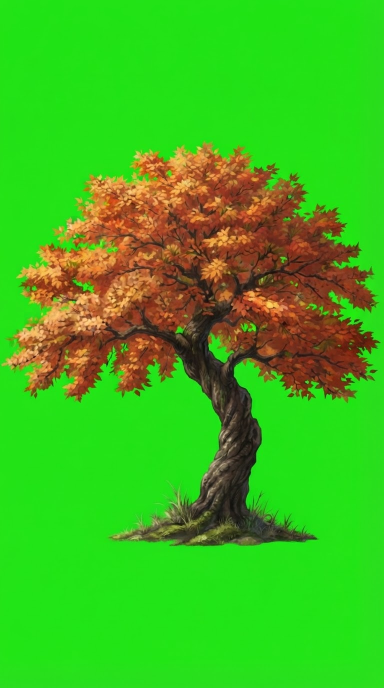
#> input picture design/season_tree/generated/tree_autumn_1.jpg, 768 x 1376 px (shown at 1/2 size); its folder holds only this picture in this run
$ python process_art.py
#> lines starting #> are read from the running program, lines starting #| are printed output that depends on the picture; after the words box and inside, x2 and y2 are one past the last pixel; in counts of white or black regions, pixels touching at a corner belong together
### design/season_tree/tools/keylib.py
"""Green-screen keying helpers for the season-tree art.

The generated images sit on a green background that is NOT exactly #00FF00 and differs from image to
image (e.g. (49,213,39) on tree_winter_2), so the background colour is estimated per image from the
strongly green pixels along the border. alpha comes from the distance to that colour (the darker,
duller moss / leaf greens of the tree are far from it and are kept), the colour of the soft edge is
un-mixed from the background, and a 2 px band along the cut-out has its green dominance clamped so no
green or white halo is left on the player screen.
"""
import numpy as np
from PIL import Image, ImageFilter


def _smoothstep(x, lo, hi):
    t = np.clip((x - lo) / float(hi - lo), 0.0, 1.0)
    return t * t * (3 - 2 * t)


def estimate_bg(rgb):
    h, w, _ = rgb.shape
    m = max(4, int(min(h, w) * 0.04))
    border = np.concatenate([rgb[:m].reshape(-1, 3), rgb[-m:].reshape(-1, 3),
                             rgb[:, :m].reshape(-1, 3), rgb[:, -m:].reshape(-1, 3)])
    green = border[(border[:, 1] - np.maximum(border[:, 0], border[:, 2])) > 100]
    if len(green) < 200:
        flat = rgb.reshape(-1, 3)
        green = flat[(flat[:, 1] - np.maximum(flat[:, 0], flat[:, 2])) > 100]
    return np.median(green, axis=0).astype(np.float32)


def key_green(img, lo=45.0, hi=115.0, halo_px=2, halo_extra=10.0, unmix=True, choke=0, clamp=True):
    rgb = np.asarray(img.convert("RGB")).astype(np.float32)
    bg = estimate_bg(rgb)
#> bg = [38, 225, 26]
    dist = np.sqrt(((rgb - bg) ** 2).sum(axis=-1))
    alpha = _smoothstep(dist, lo, hi)

    # colour of the semi-transparent edge: remove the background contribution
    a = np.clip(alpha, 1e-3, 1.0)[..., None]
    fg = np.clip((rgb - (1.0 - a) * bg) / a, 0, 255)
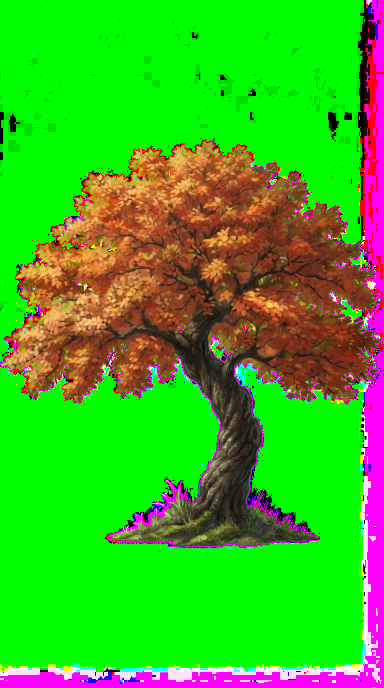
#> fg: shape (1376, 768, 3) float32 (shown at 1/2 size); mean R, G, B 63.2, 180.2, 34
    edge = (alpha < 0.999)[..., None]
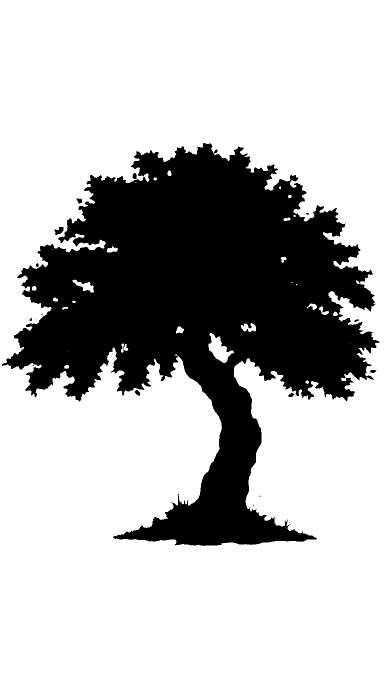
#> edge: shape (1376, 768, 1) bool (shown at 1/2 size); 72.4% white; 23 black regions (13 under 20 px), largest, box (x1, y1, x2, y2) and area: (4, 286, 759, 1092) 291286, (109, 454, 127, 470) 178, (265, 346, 273, 358) 80
    out = np.where(edge, fg, rgb) if unmix else rgb.copy()

    if choke > 0:
        # eat the feathered, background-tinted rim: erode the matte by `choke` px, then soften it a little
        m = Image.fromarray(((alpha >= 0.5) * 255).astype(np.uint8))
        m = m.filter(ImageFilter.MinFilter(choke * 2 + 1)).filter(ImageFilter.GaussianBlur(1.2))
        alpha = alpha * (np.asarray(m).astype(np.float32) / 255.0)

    # choke 1 px and clamp green dominance in a thin band along the cut-out edge (halo removal)
    a_img = Image.fromarray((alpha * 255).astype(np.uint8))
    transparent = np.asarray(a_img.point(lambda v: 255 if v < 128 else 0))
#> transparent: shape (1376, 768); 71.5% white; 12 black regions (5 under 20 px), largest, box (x1, y1, x2, y2) and area: (3, 284, 761, 1092) 301110, (107, 453, 128, 471) 241, (151, 396, 165, 411) 142
    k = halo_px * 2 + 1
    near = np.asarray(Image.fromarray(transparent).filter(ImageFilter.MaxFilter(k))) > 0
#> near: shape (1376, 768) bool; 73.4% white; 8 black regions (3 under 20 px), largest, box (x1, y1, x2, y2) and area: (6, 288, 754, 1090) 280437, (111, 455, 126, 468) 93, (582, 352, 594, 361) 75, (156, 399, 163, 407) 36, (272, 782, 278, 789) 21
    r, g, b = out[..., 0], out[..., 1], out[..., 2]
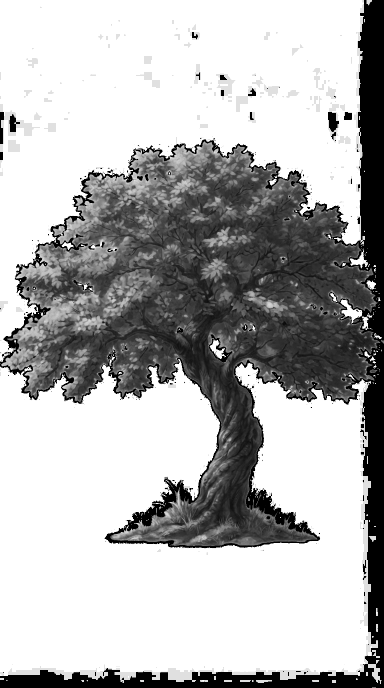
#> g: shape (1376, 768) float32 (shown at 1/2 size); min 0, max 255, mean 179.7
    limit = np.maximum(r, b) + halo_extra
    g2 = np.where(near & clamp, np.minimum(g, limit), g)
    out = np.stack([r, g2, b], axis=-1)
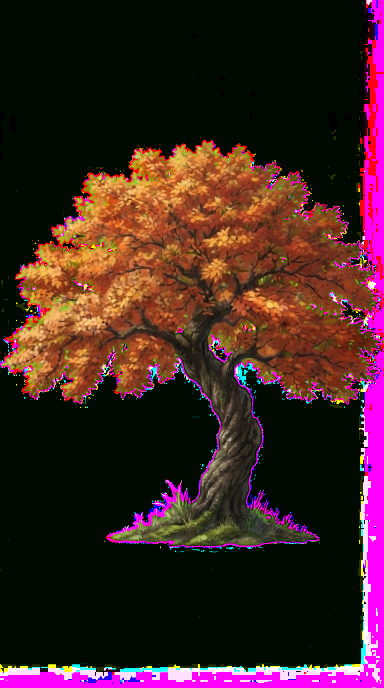
#> out: shape (1376, 768, 3) float32 (shown at 1/2 size); mean of channels 0, 1, 2 63.2, 35.3, 34; drawn as R, G, B
    if unmix:
        alpha = np.clip((alpha - 0.12) / 0.88, 0, 1)

    res = np.dstack([np.clip(out, 0, 255), alpha * 255.0]).astype(np.uint8)
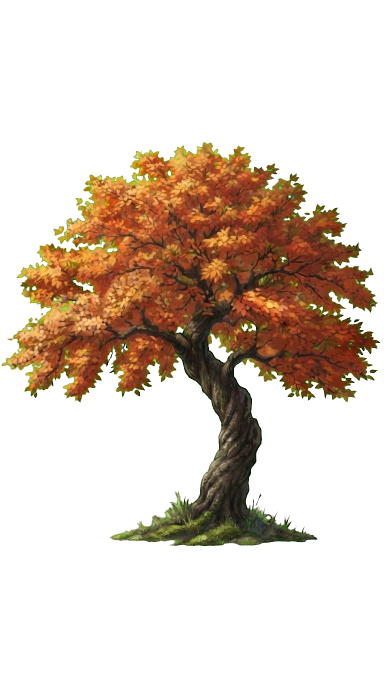
#> res: shape (1376, 768, 4) (shown at 1/2 size); mean of channels 0, 1, 2, 3 63.1, 35.3, 33.9, 72.6; transparent parts drawn white
    return Image.fromarray(res, "RGBA")


def alpha_bbox(img, thr=128):
#> called with thr = 128
    a = np.asarray(img.split()[-1])
#> a: shape (1376, 768)
    ys, xs = np.where(a >= thr)
    if len(xs) == 0:
        return None
    return int(xs.min()), int(ys.min()), int(xs.max()) + 1, int(ys.max()) + 1

### design/season_tree/tools/process_art.py
#!/usr/bin/env python3
"""Cut out and normalise the season-tree art.   usage: python3 tools/process_art.py [trees|grounds|fx|all]

Reads   design/season_tree/generated/*.jpg   (art on a green screen)
Writes  design/season_tree/processed/*.png   (transparent, final sizes)

trees   -> tree_<season>_<n>.png     768x768, aligned by the TRUNK BASE (ground contact + base centre), so the
                                     trunk does not jump when the state changes. The 1024x1024 sources share one
                                     framing (x centre 548); the three portrait 768x1376 sources (autumn 1/3/5)
                                     are drawn smaller and are scaled up by PORTRAIT_SCALE (matched on the mound
                                     width of tree_autumn_2).
grounds -> ground_<season>_<n>.png   1080x240 strip, bottom aligned, 5% cropped off both ends (white glow)
fx      -> fx_<name>_keyed.png       square 256x256 single sprite (input for the sprite-sheet step)
"""
import glob
import os
import sys

import numpy as np
from PIL import Image

sys.path.insert(0, os.path.dirname(__file__))
from keylib import key_green, alpha_bbox  # noqa: E402

ROOT = os.path.dirname(os.path.dirname(os.path.abspath(__file__)))
SRC = os.path.join(ROOT, "generated")
OUT = os.path.join(ROOT, "processed")

CANVAS = 768
SCALE_1024 = 0.75            # 1024 -> 768
ANCHOR = (411, 726)          # where the trunk base (x centre, ground contact) lands on the 768 canvas
BASE_CX_1024 = 548           # common trunk-base x of the 1024x1024 sources
CX_NUDGE = {"tree_autumn_5": 16}   # the leaf pile is lopsided, the trunk base sits ~15 px right of the pile centre
PORTRAIT_SCALE = 1.22        # portrait sources are drawn this much smaller (mound width 415..431 vs 517)


def base_centre(im):
    x0, y0, x1, y1 = alpha_bbox(im)
#> x0 = 3; y0 = 284; x1 = 760; y1 = 1092
    a = np.asarray(im.split()[-1])
    k = int(round(im.size[1] / 1024.0 * 30))
    band = a[y1 - k:y1 - max(1, k // 3), :] >= 128
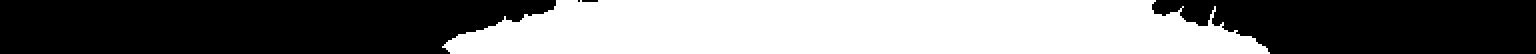
#> band: shape (27, 768) bool (shown 2 times larger); 46.8% white; 1 white region, box (x1, y1, x2, y2) and area: (221, 0, 635, 27) 9700
    cols = np.where(band.any(axis=0))[0]
#> cols = 414 values from 221 to 634
    return int(cols.mean()), y1


def paste_clipped(canvas, im, ox, oy):
    """alpha-composite im onto canvas at (ox, oy), clipping whatever falls outside."""
    w, h = im.size
    cx0, cy0 = max(0, -ox), max(0, -oy)
    cx1, cy1 = min(w, canvas.size[0] - ox), min(h, canvas.size[1] - oy)
    if cx1 <= cx0 or cy1 <= cy0:
        return
    canvas.alpha_composite(im.crop((cx0, cy0, cx1, cy1)), (ox + cx0, oy + cy0))


def do_trees():
    for f in sorted(glob.glob(os.path.join(SRC, "tree_*.jpg"))):
        name = os.path.basename(f)[:-4]
        if "portrait_alt" in name:
            continue
        im = key_green(Image.open(f))
        cx, y1 = base_centre(im)
#> cx = 427; y1 = 1092
        if im.size == (1024, 1024):
            scale, cx = SCALE_1024, BASE_CX_1024
        else:
            scale = SCALE_1024 * PORTRAIT_SCALE
            cx += CX_NUDGE.get(name, 0)
        w, h = im.size
        im2 = im.resize((max(1, round(w * scale)), max(1, round(h * scale))), Image.LANCZOS)
        canvas = Image.new("RGBA", (CANVAS, CANVAS), (0, 0, 0, 0))
#> canvas: PIL image 768x768 RGBA; every value is 0
        paste_clipped(canvas, im2, round(ANCHOR[0] - cx * scale), round(ANCHOR[1] - y1 * scale))
#> in paste_clipped, `canvas.alpha_composite(im.crop((cx0, cy0, cx1, cy1)), (ox + cx0, oy + ..`:
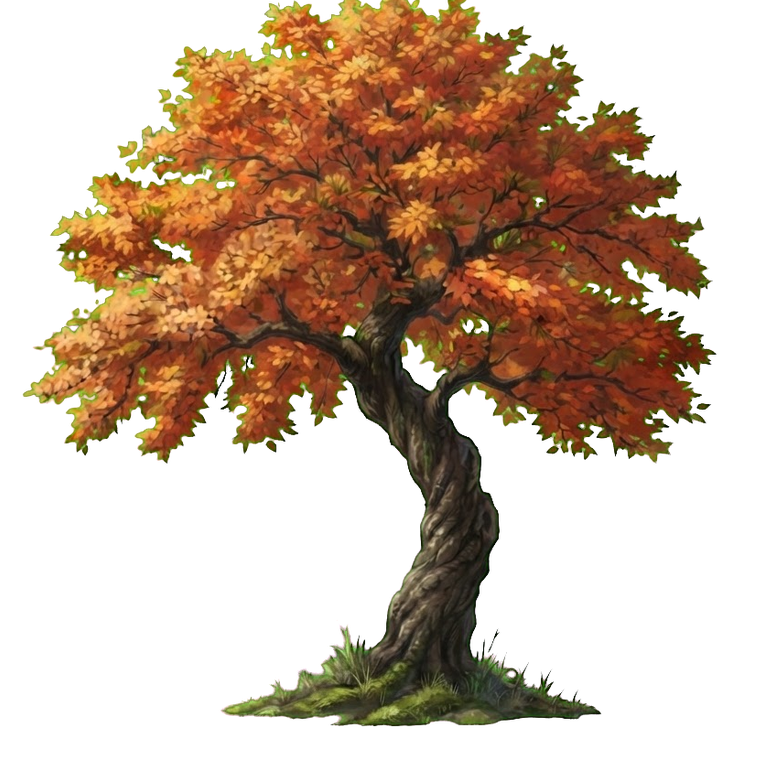
#> canvas: PIL image 768x768 RGBA; mean R, G, B, A 58.3, 36.2, 17.6, 108.8; transparent parts drawn white
        canvas.save(os.path.join(OUT, name + ".png"), optimize=True)
        print("tree  ", name, "scale %.3f" % scale, "base cx", cx, "y1", y1)
#| tree   tree_autumn_1 scale 0.915 base cx 427 y1 1092


# Strips whose own colour is green (grass) need the gentle key; sand / snow / leaves are far from green, so a
# harder key + a wider despill band removes the neon fringe the generator leaves on the feathered edge.
GRASS_GROUNDS = ("ground_autumn_1", "ground_autumn_2", "ground_spring_1", "ground_spring_2", "ground_winter_1")
KEY_GRASS = dict(lo=45.0, hi=115.0, unmix=False, choke=5, clamp=False)
KEY_PLAIN = dict(lo=45.0, hi=115.0, unmix=False, choke=6, halo_px=8, halo_extra=0.0)


def do_grounds():
    for f in sorted(glob.glob(os.path.join(SRC, "ground_*.jpg"))):
        name = os.path.basename(f)[:-4]
        if "_alt" in name:
            continue
        im = key_green(Image.open(f), **(KEY_GRASS if name in GRASS_GROUNDS else KEY_PLAIN))
        x0, y0, x1, y1 = alpha_bbox(im, thr=40)
        trim = int((x1 - x0) * 0.05)
        im = im.crop((x0 + trim, y0, x1 - trim, y1))
        w, h = im.size
        new_h = min(240, round(h * 1080.0 / w))
        im = im.resize((1080, new_h), Image.LANCZOS)
        canvas = Image.new("RGBA", (1080, 240), (0, 0, 0, 0))
        canvas.alpha_composite(im, (0, 240 - new_h))
        canvas.save(os.path.join(OUT, name + ".png"), optimize=True)
        print("ground", name, "height", new_h)


def do_fx():
    for f in sorted(glob.glob(os.path.join(SRC, "fx_*.jpg"))):
        name = os.path.basename(f)[:-4]
        im = key_green(Image.open(f))
        x0, y0, x1, y1 = alpha_bbox(im, thr=40)
        im = im.crop((x0, y0, x1, y1))
        s = 232.0 / max(im.size)              # 12 px margin inside a 256 square
        im = im.resize((max(1, round(im.size[0] * s)), max(1, round(im.size[1] * s))), Image.LANCZOS)
        canvas = Image.new("RGBA", (256, 256), (0, 0, 0, 0))
        canvas.alpha_composite(im, ((256 - im.size[0]) // 2, (256 - im.size[1]) // 2))
        canvas.save(os.path.join(OUT, name + "_keyed.png"), optimize=True)
        print("fx    ", name)


if __name__ == "__main__":
    what = sys.argv[1] if len(sys.argv) > 1 else "all"
    os.makedirs(OUT, exist_ok=True)
    if what in ("trees", "all"):
        do_trees()
    if what in ("grounds", "all"):
        do_grounds()
    if what in ("fx", "all"):
        do_fx()

$ run again, on design/season_tree/generated/tree_autumn_5.jpg
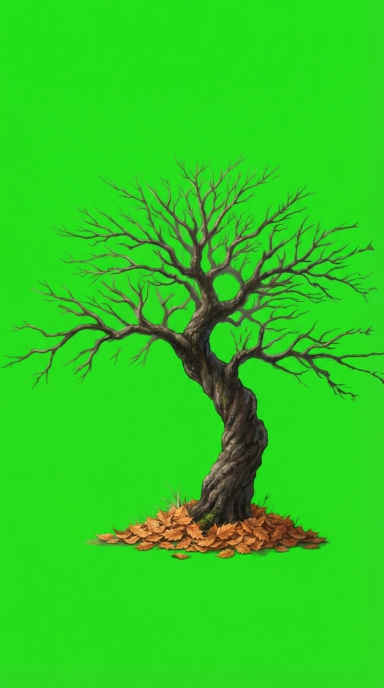
#> input picture design/season_tree/generated/tree_autumn_5.jpg, 768 x 1376 px (shown at 1/2 size)
#> bg = [41, 219, 31]
#> in key_green, `edge = (alpha < 0.999)[..., None]`:
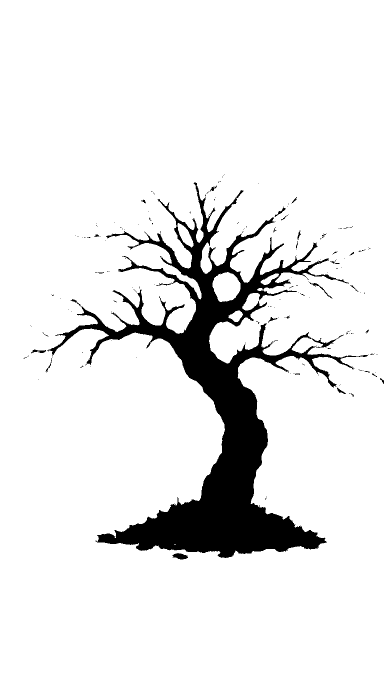
#> edge: shape (1376, 768, 1) bool (shown at 1/2 size); 90.7% white; 188 black regions (162 under 20 px), largest, box (x1, y1, x2, y2) and area: (95, 365, 736, 1116) 95991, (345, 1106, 376, 1119) 263, (617, 563, 665, 597) 139
#> transparent: shape (1376, 768); 88.7% white; 157 black regions (143 under 20 px), largest, box (x1, y1, x2, y2) and area: (36, 333, 768, 1117) 117488, (342, 1106, 381, 1119) 335, (716, 486, 747, 504) 164
#> near: shape (1376, 768) bool; 92% white; 111 black regions (92 under 20 px), largest, box (x1, y1, x2, y2) and area: (100, 363, 681, 1115) 83092, (347, 1108, 375, 1117) 159, (644, 685, 660, 693) 82
#> in base_centre, `x0, y0, x1, y1 = alpha_bbox(im)`: x0 = 17; y0 = 333; x1 = 768; y1 = 1119
#> band: shape (27, 768) bool; 45.6% white; 1 white region, box (x1, y1, x2, y2) and area: (178, 0, 656, 27) 9463
#> cols = 478 values from 178 to 655
#> in do_trees, `cx, y1 = base_centre(im)`: cx = 416; y1 = 1119
#> in do_trees, `cx += CX_NUDGE.get(name, 0)`: cx = 432
#> in paste_clipped, `canvas.alpha_composite(im.crop((cx0, cy0, cx1, cy1)), (ox + cx0, oy + ..`:
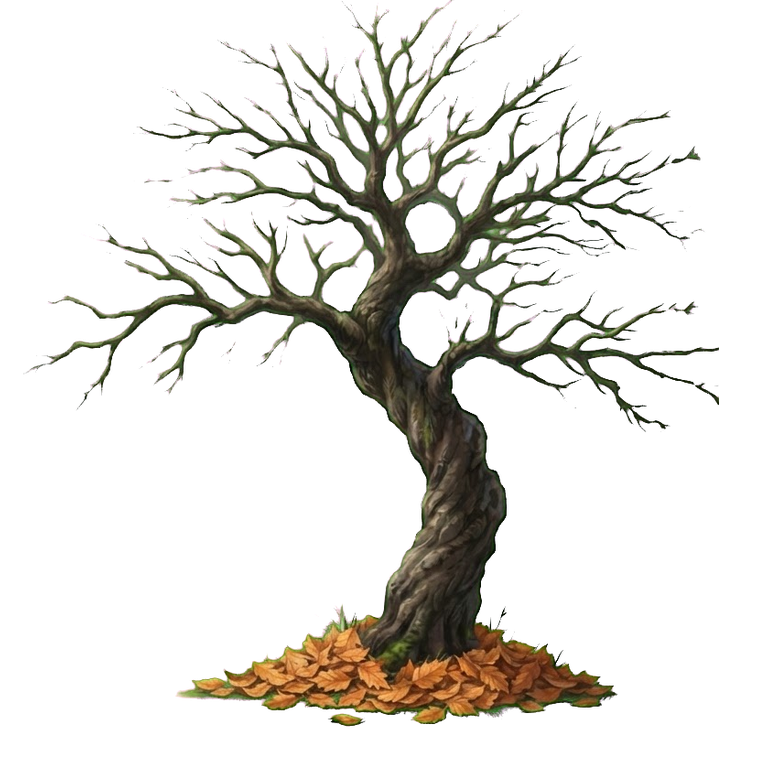
#> canvas: PIL image 768x768 RGBA; mean R, G, B, A 18.3, 14.8, 10.6, 42.5; transparent parts drawn white
#| tree   tree_autumn_5 scale 0.915 base cx 432 y1 1119

$ run again, on design/season_tree/generated/tree_spring_1.jpg
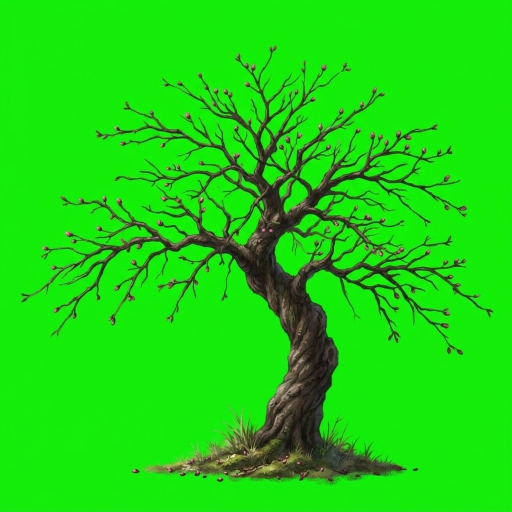
#> input picture design/season_tree/generated/tree_spring_1.jpg, 1024 x 1024 px (shown at 1/2 size)
#> bg = [20, 237, 10]
#> in key_green, `edge = (alpha < 0.999)[..., None]`:
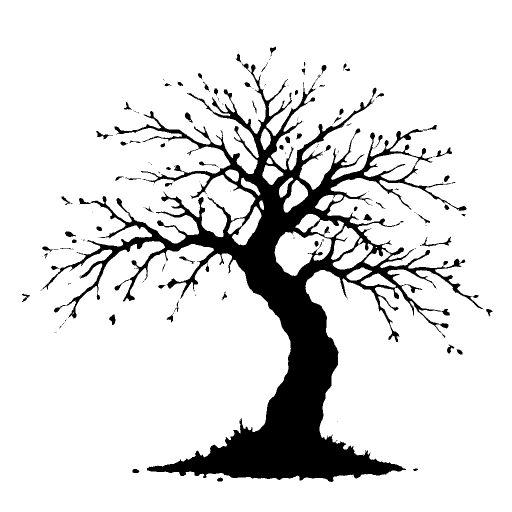
#> edge: shape (1024, 1024, 1) bool (shown at 1/2 size); 87% white; 172 black regions (99 under 20 px), largest, box (x1, y1, x2, y2) and area: (81, 127, 967, 964) 130248, (840, 473, 903, 493) 257, (872, 294, 904, 314) 188
#> transparent: shape (1024, 1024); 84.6% white; 41 black regions (29 under 20 px), largest, box (x1, y1, x2, y2) and area: (43, 92, 986, 967) 159639, (129, 462, 157, 475) 191, (683, 126, 702, 143) 154
#> near: shape (1024, 1024) bool; 90.1% white; 248 black regions (133 under 20 px), largest, box (x1, y1, x2, y2) and area: (137, 198, 874, 964) 97110, (742, 490, 772, 511) 291, (794, 264, 821, 281) 159
#> in base_centre, `x0, y0, x1, y1 = alpha_bbox(im)`: x0 = 43; y0 = 92; x1 = 986; y1 = 967
#> cols = 549 values from 264 to 835
#> in do_trees, `cx, y1 = base_centre(im)`: cx = 547; y1 = 967
#> in paste_clipped, `canvas.alpha_composite(im.crop((cx0, cy0, cx1, cy1)), (ox + cx0, oy + ..`:
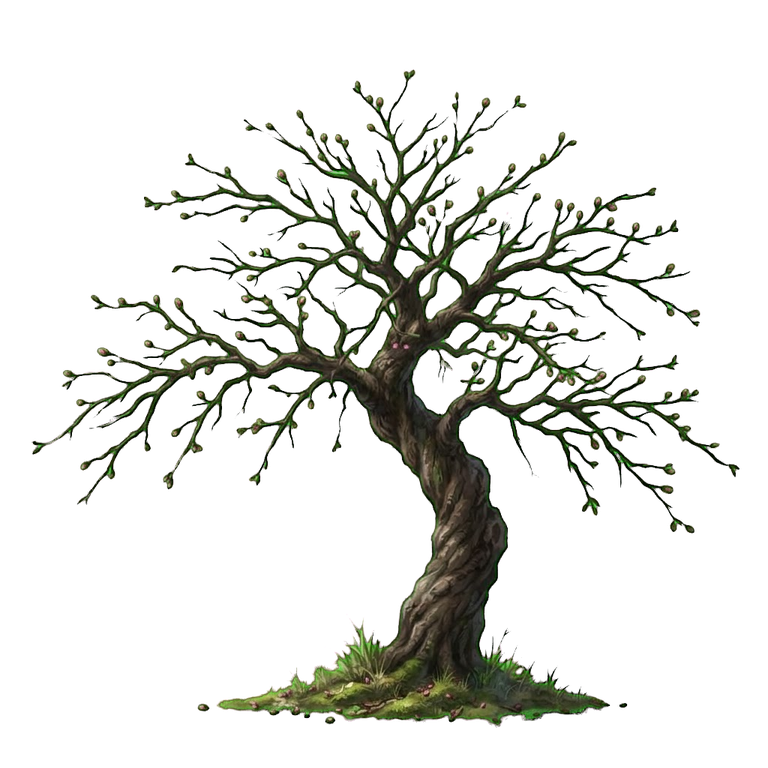
#> canvas: PIL image 768x768 RGBA; mean R, G, B, A 14.4, 14.6, 10.3, 38.8; transparent parts drawn white
#| tree   tree_spring_1 scale 0.750 base cx 548 y1 967
